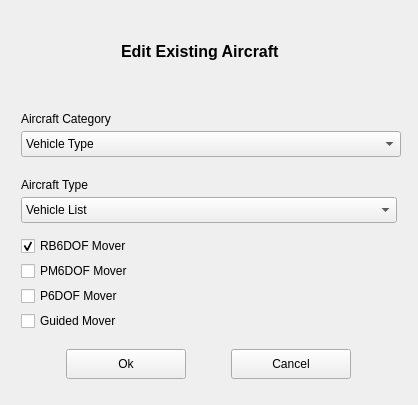
<?xml version="1.0" encoding="UTF-8"?>
<ui version="4.0">
 <class>EditAircraftDialog</class>
 <widget class="QWidget" name="EditAircraftDialog">
  <property name="geometry">
   <rect>
    <x>0</x>
    <y>0</y>
    <width>418</width>
    <height>405</height>
   </rect>
  </property>
  <property name="minimumSize">
   <size>
    <width>418</width>
    <height>405</height>
   </size>
  </property>
  <property name="maximumSize">
   <size>
    <width>418</width>
    <height>405</height>
   </size>
  </property>
  <property name="windowTitle">
   <string>Edit Aircraft</string>
  </property>
  <layout class="QGridLayout" name="gridLayout_2">
   <item row="0" column="0">
    <layout class="QVBoxLayout" name="verticalLayout">
     <property name="spacing">
      <number>5</number>
     </property>
     <property name="leftMargin">
      <number>10</number>
     </property>
     <property name="topMargin">
      <number>0</number>
     </property>
     <property name="rightMargin">
      <number>10</number>
     </property>
     <property name="bottomMargin">
      <number>10</number>
     </property>
     <item>
      <layout class="QHBoxLayout" name="horizontalLayout_2">
       <property name="spacing">
        <number>10</number>
       </property>
       <property name="leftMargin">
        <number>10</number>
       </property>
       <property name="topMargin">
        <number>0</number>
       </property>
       <property name="rightMargin">
        <number>10</number>
       </property>
       <property name="bottomMargin">
        <number>0</number>
       </property>
       <item>
        <widget class="QLabel" name="mDialogGraphic">
         <property name="minimumSize">
          <size>
           <width>80</width>
           <height>80</height>
          </size>
         </property>
         <property name="maximumSize">
          <size>
           <width>80</width>
           <height>80</height>
          </size>
         </property>
         <property name="text">
          <string/>
         </property>
         <property name="pixmap">
          <pixmap resource="resources/icons.qrc">:/icons/Light/64x64/aircraft.png</pixmap>
         </property>
         <property name="scaledContents">
          <bool>true</bool>
         </property>
        </widget>
       </item>
       <item>
        <widget class="QLabel" name="label_2">
         <property name="minimumSize">
          <size>
           <width>0</width>
           <height>80</height>
          </size>
         </property>
         <property name="maximumSize">
          <size>
           <width>16777215</width>
           <height>80</height>
          </size>
         </property>
         <property name="font">
          <font>
           <pointsize>12</pointsize>
           <weight>75</weight>
           <bold>true</bold>
          </font>
         </property>
         <property name="text">
          <string>Edit Existing Aircraft</string>
         </property>
        </widget>
       </item>
      </layout>
     </item>
     <item>
      <widget class="QLabel" name="VehicleCategoryLabel">
       <property name="minimumSize">
        <size>
         <width>0</width>
         <height>30</height>
        </size>
       </property>
       <property name="maximumSize">
        <size>
         <width>16777215</width>
         <height>30</height>
        </size>
       </property>
       <property name="text">
        <string>Aircraft Category</string>
       </property>
       <property name="alignment">
        <set>Qt::AlignBottom|Qt::AlignLeading|Qt::AlignLeft</set>
       </property>
      </widget>
     </item>
     <item>
      <widget class="QComboBox" name="mVehicleTypeComboBox">
       <property name="minimumSize">
        <size>
         <width>380</width>
         <height>26</height>
        </size>
       </property>
       <property name="maximumSize">
        <size>
         <width>380</width>
         <height>16777215</height>
        </size>
       </property>
       <item>
        <property name="text">
         <string>Vehicle Type</string>
        </property>
       </item>
      </widget>
     </item>
     <item>
      <widget class="QLabel" name="VehicleTypeLabel">
       <property name="minimumSize">
        <size>
         <width>0</width>
         <height>30</height>
        </size>
       </property>
       <property name="maximumSize">
        <size>
         <width>16777215</width>
         <height>30</height>
        </size>
       </property>
       <property name="text">
        <string>Aircraft Type</string>
       </property>
       <property name="alignment">
        <set>Qt::AlignBottom|Qt::AlignLeading|Qt::AlignLeft</set>
       </property>
      </widget>
     </item>
     <item>
      <widget class="QComboBox" name="mVehicleListComboBox">
       <property name="minimumSize">
        <size>
         <width>0</width>
         <height>26</height>
        </size>
       </property>
       <item>
        <property name="text">
         <string>Vehicle List</string>
        </property>
       </item>
      </widget>
     </item>
     <item>
      <spacer name="verticalSpacer_2">
       <property name="orientation">
        <enum>Qt::Vertical</enum>
       </property>
       <property name="sizeHint" stdset="0">
        <size>
         <width>20</width>
         <height>40</height>
        </size>
       </property>
      </spacer>
     </item>
     <item>
      <widget class="QCheckBox" name="mRigidBodyMoverCheckBox">
       <property name="text">
        <string>RB6DOF Mover</string>
       </property>
       <property name="checked">
        <bool>true</bool>
       </property>
      </widget>
     </item>
     <item>
      <widget class="QCheckBox" name="mPointMassMoverCheckBox">
       <property name="text">
        <string>PM6DOF Mover</string>
       </property>
      </widget>
     </item>
     <item>
      <widget class="QCheckBox" name="mP6DofMoverCheckBox">
       <property name="text">
        <string>P6DOF Mover</string>
       </property>
       <property name="checked">
        <bool>false</bool>
       </property>
      </widget>
     </item>
     <item>
      <widget class="QCheckBox" name="mGuidedMoverCheckBox">
       <property name="text">
        <string>Guided Mover</string>
       </property>
      </widget>
     </item>
     <item>
      <spacer name="verticalSpacer">
       <property name="orientation">
        <enum>Qt::Vertical</enum>
       </property>
       <property name="sizeHint" stdset="0">
        <size>
         <width>20</width>
         <height>40</height>
        </size>
       </property>
      </spacer>
     </item>
     <item>
      <layout class="QHBoxLayout" name="horizontalLayout">
       <property name="spacing">
        <number>5</number>
       </property>
       <property name="leftMargin">
        <number>5</number>
       </property>
       <property name="topMargin">
        <number>5</number>
       </property>
       <property name="rightMargin">
        <number>5</number>
       </property>
       <property name="bottomMargin">
        <number>5</number>
       </property>
       <item>
        <widget class="QPushButton" name="mOkButton">
         <property name="minimumSize">
          <size>
           <width>0</width>
           <height>30</height>
          </size>
         </property>
         <property name="maximumSize">
          <size>
           <width>120</width>
           <height>16777215</height>
          </size>
         </property>
         <property name="text">
          <string>Ok</string>
         </property>
        </widget>
       </item>
       <item>
        <widget class="QPushButton" name="mCancelButton">
         <property name="minimumSize">
          <size>
           <width>0</width>
           <height>30</height>
          </size>
         </property>
         <property name="maximumSize">
          <size>
           <width>120</width>
           <height>16777215</height>
          </size>
         </property>
         <property name="text">
          <string>Cancel</string>
         </property>
        </widget>
       </item>
      </layout>
     </item>
    </layout>
   </item>
  </layout>
 </widget>
 <resources>
  <include location="resources/icons.qrc"/>
 </resources>
 <connections/>
</ui>
